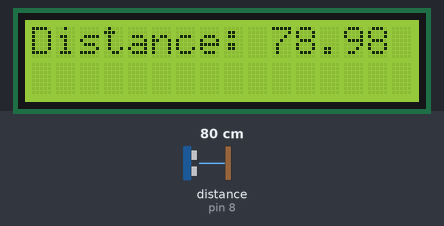
A sketch run on a simulated Arduino Uno, built with avr-gcc and run on an emulated ATmega328P. Parts: 16×2 character LCD. Wiring (inferred from the names in the program): ultrasonic range finder: trigger pin 9; echo pin 8. The inputs (shaded band) are chosen by the test bench; at power-on: distance to the obstacle (sensor on pin 8) 80 cm. The echo pulse lasts 58.3 µs per cm; what the sketch prints to the serial monitor is not drawn.

Above: at 1.2 s.
1.3 s: distance to the obstacle (sensor on pin 8) set to 2 cm
At 4.6 s:
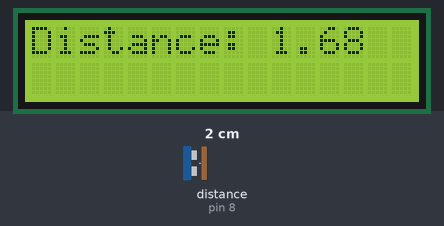
4.9 s: distance to the obstacle (sensor on pin 8) set to 4 cm
At 6.9 s:
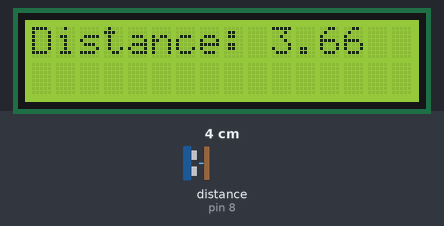
7.2 s: distance to the obstacle (sensor on pin 8) set to 9 cm
At 9.1 s:
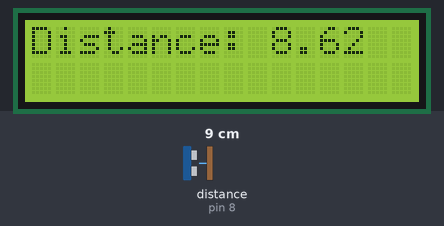
Timing chart, 0 to 10.6 s (numbered marks = the images above; inputs shaded):
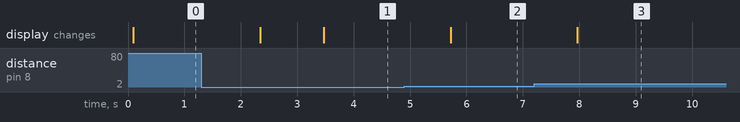

The sketch:

odleglosc_ultradzwiek.ino
```cpp
#include <LiquidCrystal_I2C.h>
LiquidCrystal_I2C lcd(0x20, 16,2);

int trigPin = 9;
int echoPin = 8;

float duration_us, distance_cm;

void setup() {
  lcd.init();
  lcd.backlight();
  /***********************/
  Serial.begin (9600);
  pinMode (trigPin, OUTPUT);
  pinMode (echoPin, INPUT);
}

void loop() {


  digitalWrite (trigPin, HIGH);
  delayMicroseconds(10);
  digitalWrite (trigPin, LOW);

  duration_us = pulseIn (echoPin, HIGH);
  distance_cm = 0.017 * duration_us;

  Serial.print ("\nOdległość: \n ");
  Serial.print(distance_cm);
  Serial.print (" cm");

  /*************************************/

  if(distance_cm > 20);
  {

    lcd.setCursor (2,1);
    lcd.print ("STOP!");


  }

  /************************************/
  lcd.clear();
  lcd.setCursor(0, 0);
  lcd.print("Distance: ");
  lcd.print(distance_cm);

  delay(1100);

}
```

Measured:
- after the input at 1.3 s, the display: first changes after 1.0 s (image 1 shows a later state)
- after the input at 4.9 s, the display: changes after 0.82 s (image 2)
- after the input at 7.2 s, the display: changes after 0.76 s (image 3)
